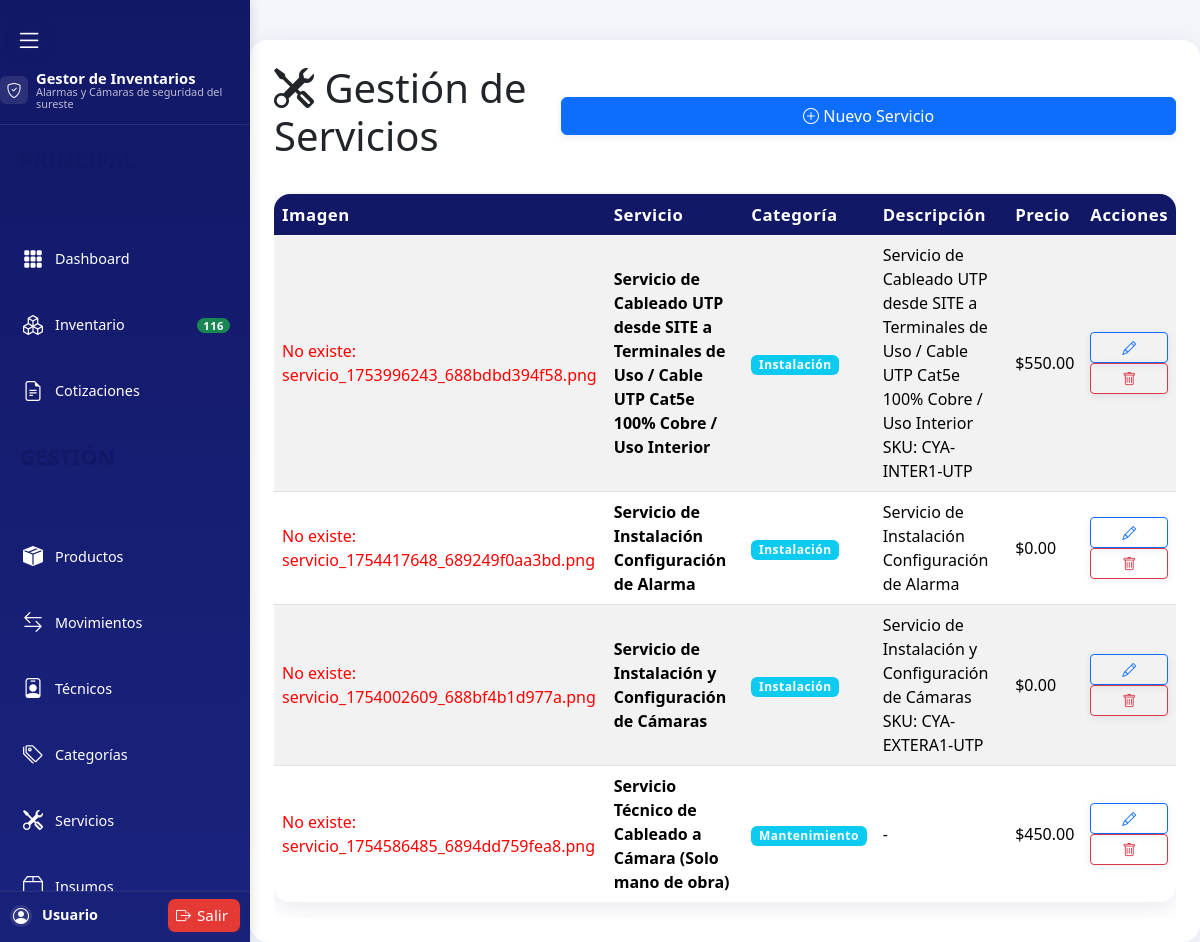
/servicios/index.php (signed in), run on the app's committed database.
### tables this page shows
CREATE TABLE `servicios` (
  `servicio_id` int(11) NOT NULL,
  `nombre` varchar(300) NOT NULL,
  `descripcion` text DEFAULT NULL,
  `categoria` varchar(50) DEFAULT NULL,
  `precio` decimal(10,2) NOT NULL,
  `imagen` varchar(255) DEFAULT NULL,
  `is_active` tinyint(1) DEFAULT 1,
  `created_at` timestamp NOT NULL DEFAULT current_timestamp(),
  `updated_at` timestamp NOT NULL DEFAULT current_timestamp() ON UPDATE current_timestamp()
);

### servicios/index.php (the view, shortened to what this page needs)
<?php
require_once '../connection.php';
$servicios = $mysqli->query("SELECT * FROM servicios WHERE is_active = 1 ORDER BY categoria, nombre ASC");
?>
<!DOCTYPE html>
<html lang="es">
<head>
    <link rel="stylesheet" href="../assets/css/style.css">
    <link rel="stylesheet" href="https://cdn.jsdelivr.net/npm/bootstrap-icons@1.11.3/font/bootstrap-icons.css">
    <link href="https://cdn.jsdelivr.net/npm/bootstrap@5.3.2/dist/css/bootstrap.min.css" rel="stylesheet">
</head>
<body>
<?php include '../includes/sidebar.php'; ?>
<main class="main-content">
    <div class="d-flex justify-content-between align-items-center mb-4">
        <h1><i class="bi bi-tools"></i> Gestión de Servicios</h1>
        <button type="button" class="btn btn-primary" data-bs-toggle="modal" data-bs-target="#modalServicio">
            <i class="bi bi-plus-circle"></i> Nuevo Servicio
        </button>
    </div>
    <div class="table-responsive">
        <table class="table table-striped align-middle">
            <thead class="table-dark">
                <tr>
                    <th>Imagen</th>
                    <th>Servicio</th>
                    <th>Categoría</th>
                    <th>Descripción</th>
                    <th>Precio</th>
                    <th>Acciones</th>
                </tr>
            </thead>
            <tbody>
                <?php if ($servicios && $servicios->num_rows > 0): ?>
                    <?php while ($servicio = $servicios->fetch_assoc()): ?>
                        <tr>
                            <td>
                                <?php
                                $img_path = '../uploads/services/' . $servicio['imagen'];
                                if ($servicio['imagen']) {
                                    if (file_exists($img_path)) {
                                        echo '<img src="' . $img_path . '" alt="Imagen servicio" class="servicio-imagen">';
                                    } else {
                                        echo '<span style="color:red">No existe: ' . htmlspecialchars($servicio['imagen']) . '</span>';
                                    }
                                } else {
                                    echo '<i class="bi bi-tools text-muted" style="font-size: 2rem;"></i>';
                                }
                                ?>
                            </td>
                            <td><strong><?= htmlspecialchars($servicio['nombre']) ?></strong></td>
                            <td>
                                <span class="badge bg-info"><?= htmlspecialchars($servicio['categoria'] ?: 'Sin categoría') ?></span>
                            </td>
                            <td><?= htmlspecialchars($servicio['descripcion'] ?: '-') ?></td>
                            <td>$<?= number_format($servicio['precio'], 2) ?></td>
                            <td>
                                <button type="button" class="btn btn-sm btn-outline-primary" onclick="editarServicio(<?= $servicio['servicio_id'] ?>, '<?= htmlspecialchars($servicio['nombre']) ?>', '<?= htmlspecialchars($servicio['descripcion']) ?>', '<?= htmlspecialchars($servicio['categoria']) ?>', <?= $servicio['precio'] ?>, '<?= htmlspecialchars($servicio['imagen']) ?>')">
                                    <i class="bi bi-pencil"></i>
                                </button>
                                <button type="button" class="btn btn-sm btn-outline-danger" onclick="eliminarServicio(<?= $servicio['servicio_id'] ?>, '<?= htmlspecialchars($servicio['nombre']) ?>')">
                                    <i class="bi bi-trash"></i>
                                </button>
                            </td>
                        </tr>
                    <?php endwhile; ?>
                <?php endif; ?>
            </tbody>
        </table>
    </div>
</main>
</body>
</html>

### assets/css/style.css (style rules this page uses)
* { margin: 0; padding: 0; box-sizing: border-box; }
body { font-family: 'Montserrat', 'Segoe UI', Tahoma, Geneva, Verdana, sans-serif; background-color: #f4f6fb; color: #232a7c; line-height: 1.6; display: flex; min-height: 100vh; }
.main-content { margin-left: 250px; margin-top: 0; width: calc(100% - 250px); padding: 32px 32px 24px 32px; transition: margin-left 0.25s cubic-bezier(.4,2,.6,1), width 0.25s cubic-bezier(.4,2,.6,1); box-sizing: border-box; }
button { width: 100%; margin-top: 22px; padding: 12px; background-color: #121866; color: #fff; border: none; border-radius: 7px; font-size: 17px; font-weight: 600; cursor: pointer; box-shadow: 0 2px 8px rgba(18,24,102,0.08); transition: background-color 0.2s, box-shadow 0.2s; }
table { width: 100%; border-collapse: separate; border-spacing: 0; margin-top: 2px; background: #fff; border-radius: 16px; overflow: hidden; box-shadow: 0 4px 24px rgba(18,24,102,0.10); font-size: 1rem; }
th, td { padding: 14px 12px; border-bottom: 1px solid #e3e6f0; text-align: left; vertical-align: middle; }
.table thead th, thead th { background: #121866 !important; color: #fff !important; font-weight: 700; font-size: 1.05rem; border: none; letter-spacing: 0.5px; }
tr:last-child td { border-bottom: none; }
tbody tr:nth-child(even) { background: #f7f9fc; }
.badge { font-size: 0.95rem; border-radius: 8px; padding: 6px 14px; font-weight: 600; letter-spacing: 0.5px; }
.badge.bg-info { background: #00bcd4; color: #fff; }

### servicios/index.php (style rules this page uses)
body { background: #f4f6fb; }
.main-content { background: #fff; border-radius: 18px; box-shadow: 0 4px 32px rgba(18,24,102,0.07); margin-top: 40px; margin-left: 250px; padding: 24px; width: calc(100vw - 250px); box-sizing: border-box; }

### data on the page
servicios: imagen "servicio_1753996243_688bdbd394f58.png", nombre "Servicio de Cableado UTP desde SITE a Terminales de Uso / Cable UTP Cat5e 100% Cobre / Uso Interior", categoria "Instalación", descripcion "Servicio de Cableado UTP desde SITE a Terminales de Uso / Cable UTP Cat5e 100% Cobre / Uso Interior SKU: CYA-INTER1-UTP", precio "550.00"
servicios: imagen "servicio_1754417648_689249f0aa3bd.png", nombre "Servicio de Instalación Configuración de Alarma", categoria "Instalación", descripcion "Servicio de Instalación Configuración de Alarma", precio "0.00"
servicios: imagen "servicio_1754002609_688bf4b1d977a.png", nombre "Servicio de Instalación y Configuración de Cámaras", categoria "Instalación", descripcion "Servicio de Instalación y Configuración de Cámaras SKU: CYA-EXTERA1-UTP", precio "0.00"
servicios: imagen "servicio_1754586485_6894dd759fea8.png", nombre "Servicio Técnico de Cableado a Cámara (Solo mano de obra)", categoria "Mantenimiento", descripcion "-", precio "450.00"

### other printed values
$total_products "116"
